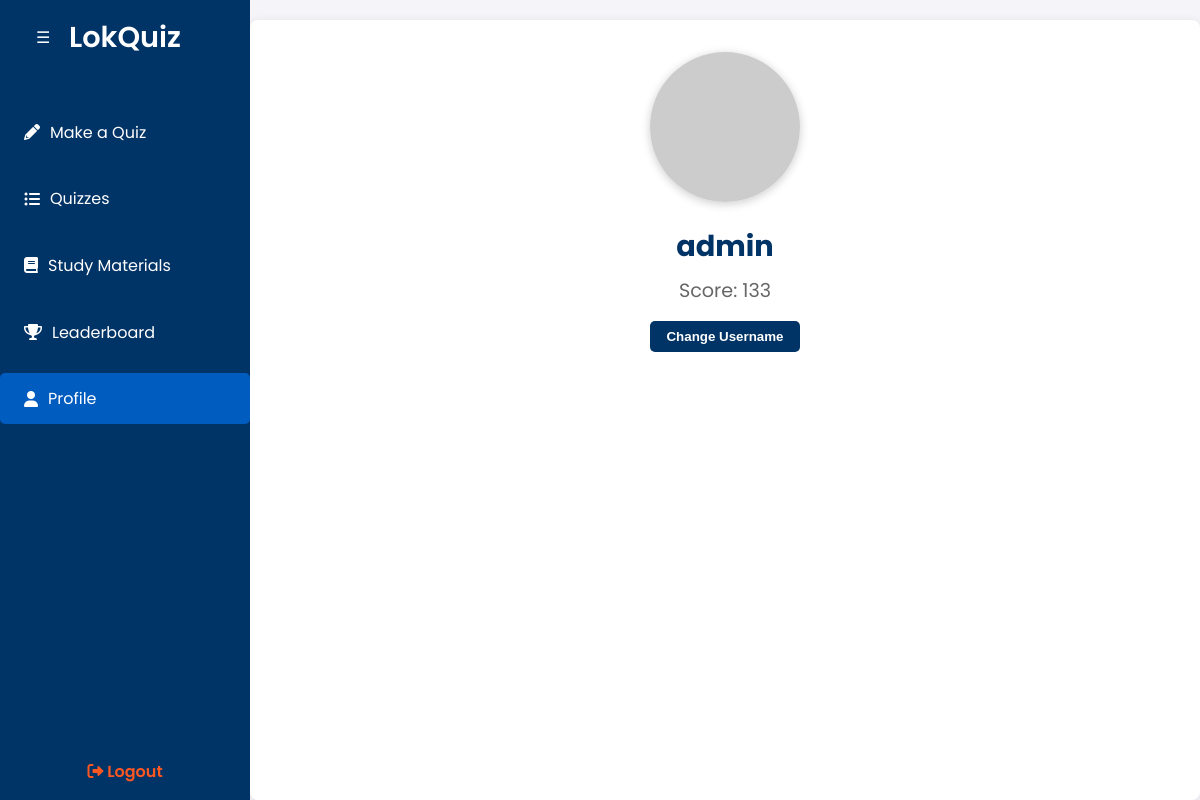
/profile/ (signed in), run on an earlier commit of the app's database.
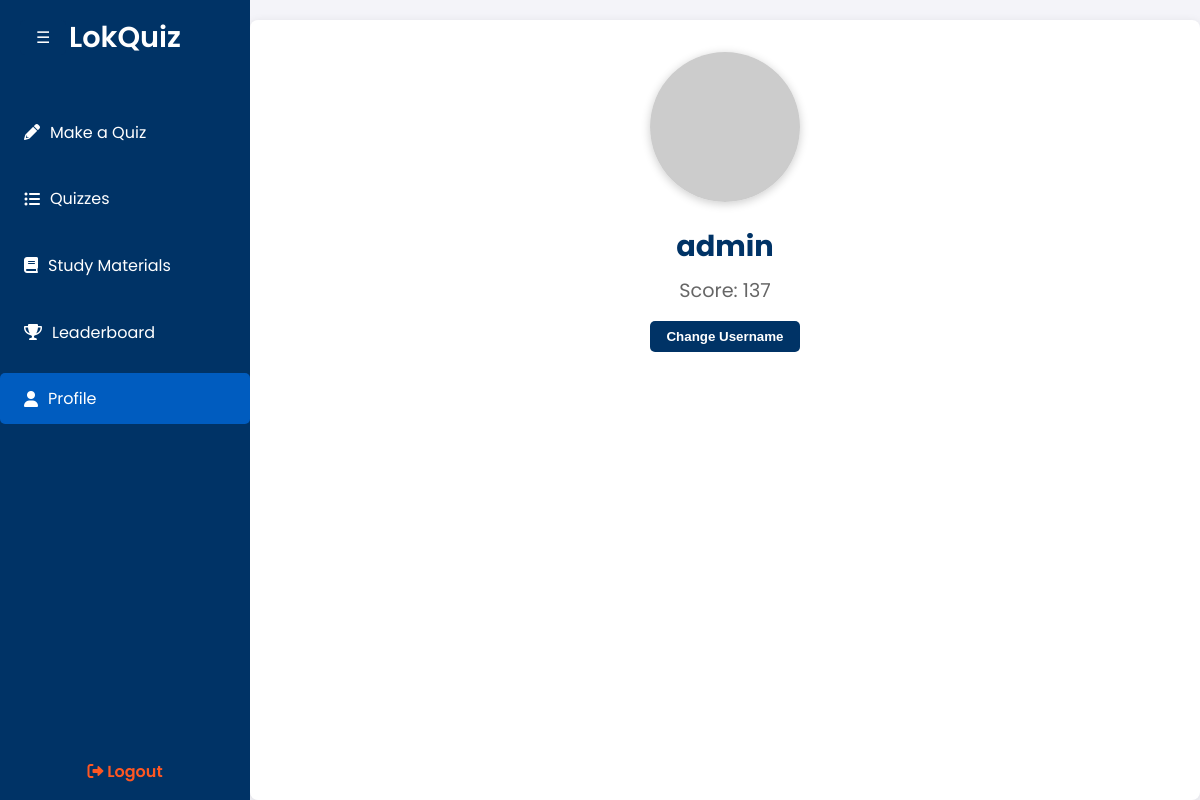
And on a later commit of the database.
### home/models.py (models this page shows, shortened)
class Score(models.Model):
    user = models.ForeignKey(User, on_delete=models.CASCADE)
    score = models.IntegerField(default=0)

### home/views.py (the view)
# urls.py: path('profile/', views.profile, name='profile'),
@login_required(login_url='/login/')
def profile(request):
    score, created = Score.objects.get_or_create(user=request.user)
    if created:
        score.value = 0  # assuming 'value' is the field that stores the score, adjust accordingly
        score.save()
    return render(request, 'home/profile.html', {'score': score})

### home/templates/home/profile.html (shortened to what this page needs)
<!DOCTYPE html>
<html lang="en">
<head>
    {% load static %}
    <link href="https://cdnjs.cloudflare.com/ajax/libs/font-awesome/6.0.0-beta3/css/all.min.css" rel="stylesheet">
</head>
<body>
    <button class="toggle-btn" onclick="toggleSidebar()">☰</button>
    <div class="sidebar">
        <a href="/dashboard/" class="logo">LokQuiz</a>
        <ul>
            <li><a href="/makequiz/"><i class="fas fa-pencil-alt"></i> Make a Quiz</a></li>
            <li><a href="/quizzes/"><i class="fas fa-list-ul"></i> Quizzes</a></li>
            <li><a href="/materials/"><i class="fas fa-book"></i> Study Materials</a></li>
            <li><a href="/leaderboard/"><i class="fas fa-trophy"></i> Leaderboard</a></li>
            <li class="active"><a href="/profile/"><i class="fas fa-user"></i> Profile</a></li>
        </ul>
        <div class="logout">
            <a href="#" onclick="confirmLogout(event)"><i class="fas fa-sign-out-alt"></i> Logout</a>
        </div>
    </div>
    <div class="main-content">
        <div class="profile-section">
            <img src="https://www.gravatar.com/avatar/?d=mp" alt="Default Profile Icon">
            <h1>{{ user.username }}</h1>
            <p>Score: {{ score.score }}</p>
            <div class="change-username">
                <button onclick="openModal()">Change Username</button>
            </div>
        </div>
    </div>
</body>
</html>

What changed in the data, as far as the page shows it:
changed Score: score "133" → "137"
